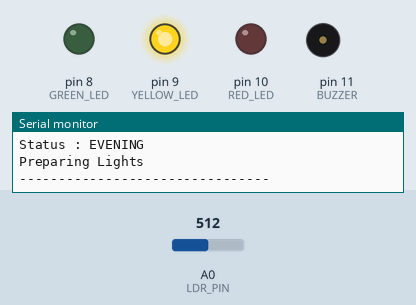
A sketch run on a simulated Arduino Uno, built with avr-gcc and run on an emulated ATmega328P. Parts: output pins drawn as LEDs (lit = HIGH), buzzer (waves = sounding), the last lines printed to the serial monitor. The test bench sets the inputs (shaded band); at power-on: A0 (LDR_PIN) = 512.

Above: at 2.0 s.
2.1 s: A0 (LDR_PIN) set to 682
5.6 s: A0 (LDR_PIN) set to 709
At 6.8 s:
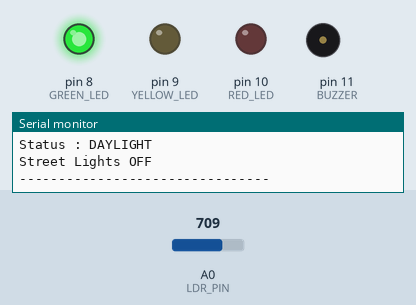
7.3 s: A0 (LDR_PIN) set to 340
At 8.5 s:
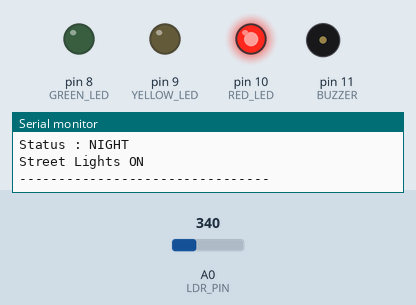
11.7 s: A0 (LDR_PIN) set to 363
At 11.88 s:
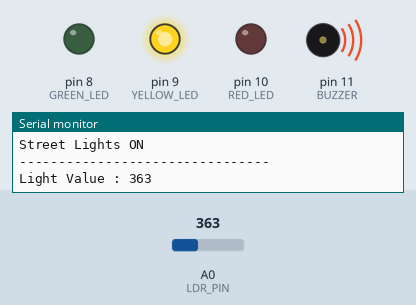
16.1 s: A0 (LDR_PIN) set to 306
At 16.58 s:
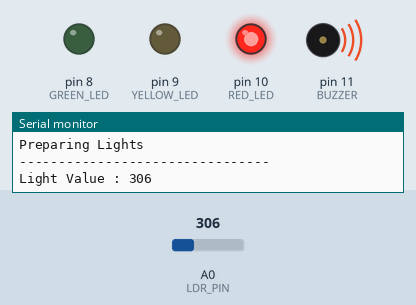
Timing chart, 0 to 21.5 s (numbered marks = the images above; inputs shaded):
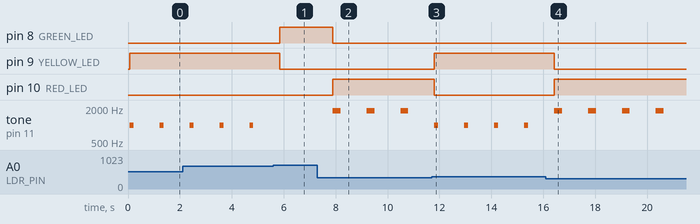

The sketch:

smart_street_light_automation.ino
```cpp
/*
=========================================================
      Smart Street Light Automation
      Day 5 - IoT Engineering Portfolio
=========================================================
*/

const int LDR_PIN = A0;

const int GREEN_LED = 8;
const int YELLOW_LED = 9;
const int RED_LED = 10;

const int BUZZER = 11;

int lightValue = 0;

void setup() {

  pinMode(GREEN_LED, OUTPUT);
  pinMode(YELLOW_LED, OUTPUT);
  pinMode(RED_LED, OUTPUT);

  pinMode(BUZZER, OUTPUT);

  Serial.begin(9600);

  Serial.println("===================================");
  Serial.println(" Smart Street Light Automation");
  Serial.println("===================================");
}

void loop() {

  lightValue = analogRead(LDR_PIN);

  Serial.print("Light Value : ");
  Serial.println(lightValue);

  // ----------------------------------
  // BRIGHT DAY
  // ----------------------------------

  if (lightValue > 700) {

    digitalWrite(GREEN_LED, HIGH);
    digitalWrite(YELLOW_LED, LOW);
    digitalWrite(RED_LED, LOW);

    noTone(BUZZER);

    Serial.println("Status : DAYLIGHT");
    Serial.println("Street Lights OFF");
  }

  // ----------------------------------
  // EVENING
  // ----------------------------------

  else if (lightValue > 350) {

    digitalWrite(GREEN_LED, LOW);
    digitalWrite(YELLOW_LED, HIGH);
    digitalWrite(RED_LED, LOW);

    tone(BUZZER, 1000);
    delay(150);
    noTone(BUZZER);

    Serial.println("Status : EVENING");
    Serial.println("Preparing Lights");
  }

  // ----------------------------------
  // NIGHT
  // ----------------------------------

  else {

    digitalWrite(GREEN_LED, LOW);
    digitalWrite(YELLOW_LED, LOW);
    digitalWrite(RED_LED, HIGH);

    tone(BUZZER, 1800);
    delay(300);
    noTone(BUZZER);

    Serial.println("Status : NIGHT");
    Serial.println("Street Lights ON");
  }

  Serial.println("--------------------------------");

  delay(1000);
}
```

Measured:
- the behaviour switches between 700 and 701 on A0 (LDR_PIN) (found by bisection; images 0 and 1)
- the behaviour switches between 350 and 351 on A0 (LDR_PIN) (found by bisection; images 2 and 3)
- after the input at 5.6 s, pin 8 (GREEN_LED): LOW → HIGH after 0.24 s; pin 9 (YELLOW_LED): HIGH → LOW after 0.24 s; tone on pin 11 (BUZZER): stops changing and stays silent
- after the input at 7.3 s, pin 8 (GREEN_LED): HIGH → LOW after 0.60 s; pin 10 (RED_LED): LOW → HIGH after 0.60 s; tone on pin 11 (BUZZER): alternates 1800 Hz for 0.30 s and silent for 1.0 s, starting after 0.60 s
- after the input at 11.7 s, pin 9 (YELLOW_LED): LOW → HIGH after 0.11 s; pin 10 (RED_LED): HIGH → LOW after 0.11 s
- after the input at 16.1 s, pin 9 (YELLOW_LED): HIGH → LOW after 0.33 s; pin 10 (RED_LED): LOW → HIGH after 0.33 s
- by itself, tone on pin 11 (BUZZER): alternates 1000 Hz for 0.15 s and silent for 1.0 s
